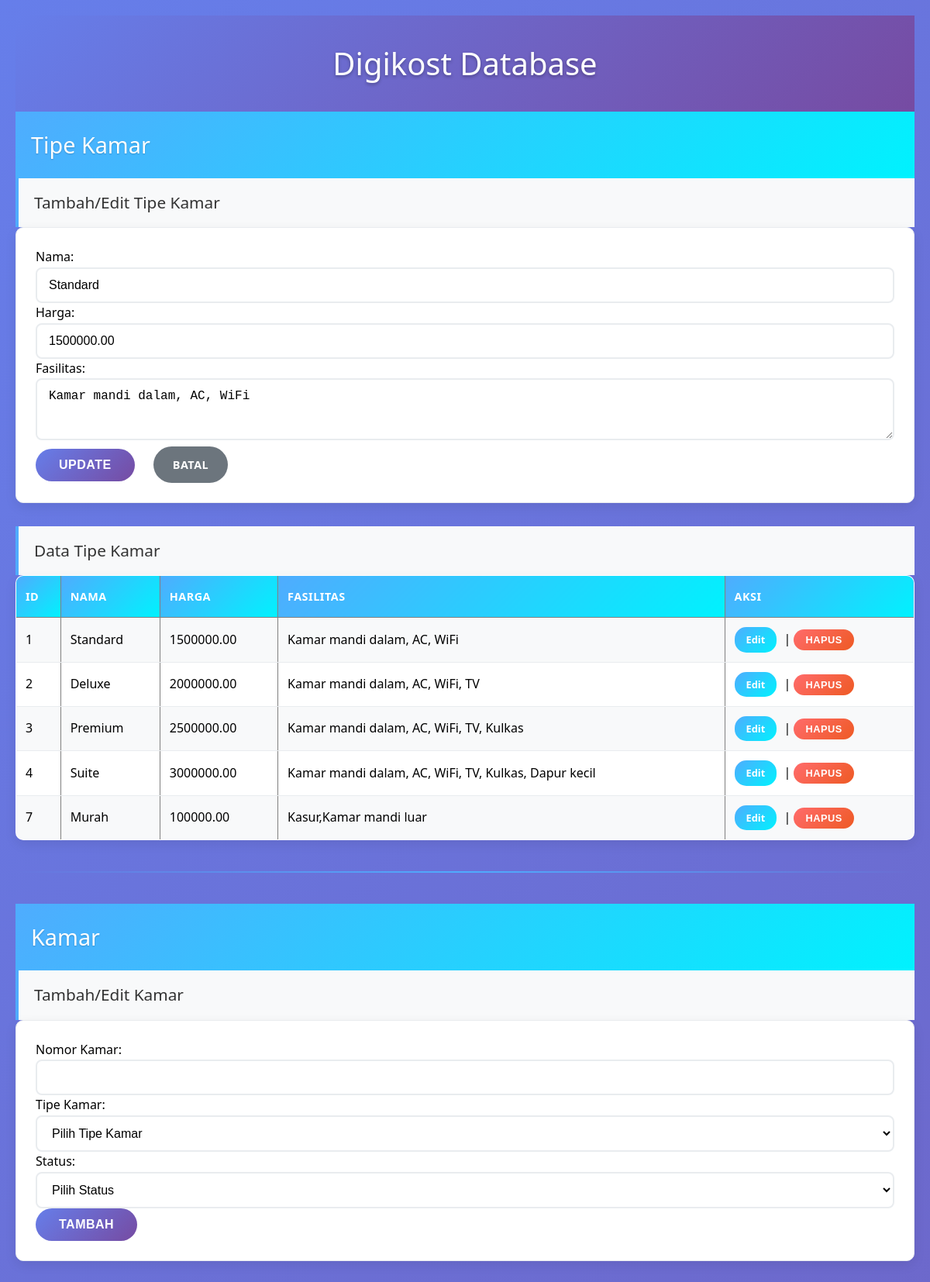
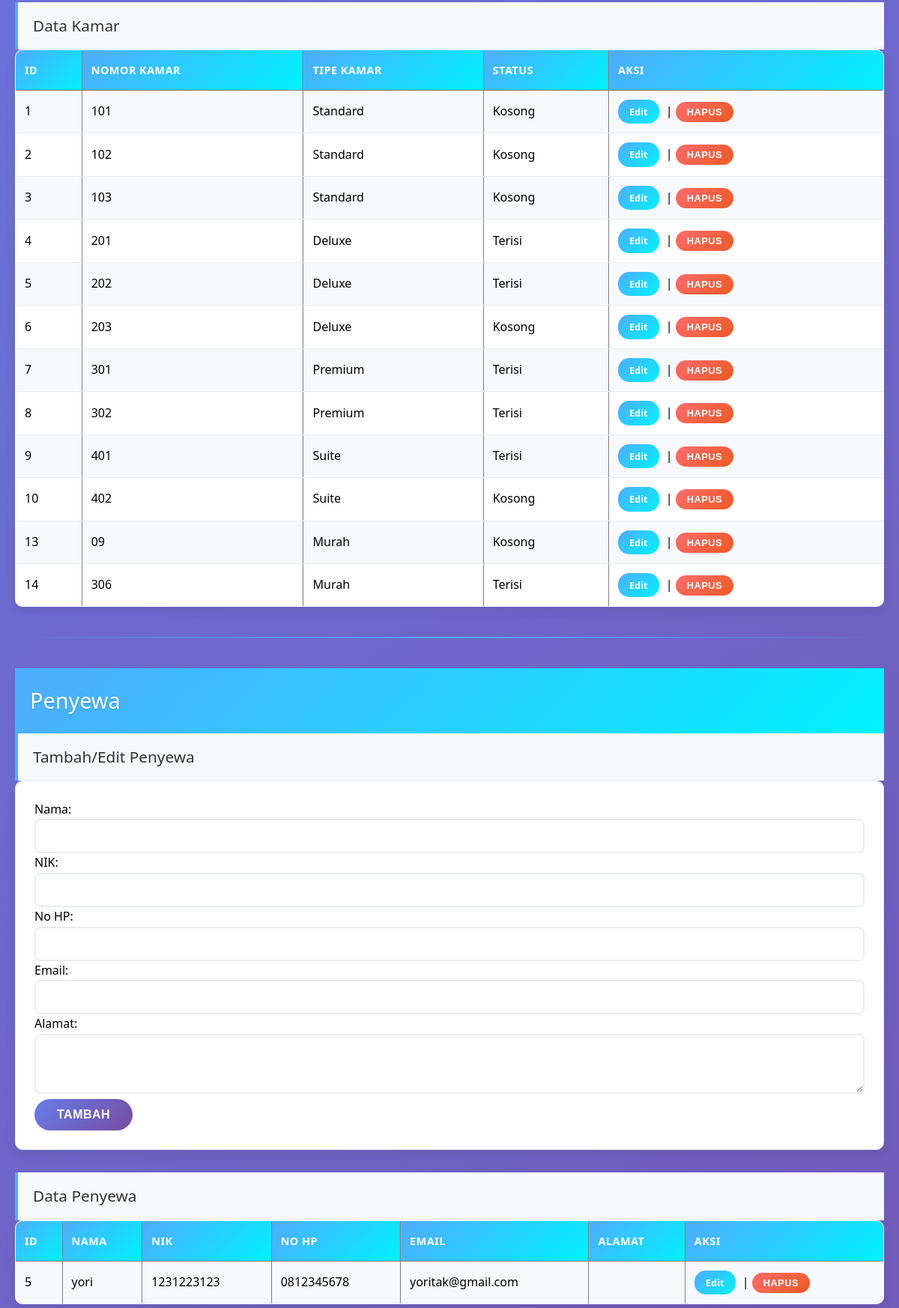
Page /?edit=1&table=tipe_kamar&id=1 (upper part) on the committed database (2 pictures, top to bottom).
### tables this page shows
CREATE TABLE `tipe_kamar` (
  `id` int(11) NOT NULL,
  `nama` varchar(50) NOT NULL,
  `harga` decimal(12,2) NOT NULL,
  `fasilitas` text DEFAULT NULL,
  `created_at` timestamp NOT NULL DEFAULT current_timestamp(),
  `updated_at` timestamp NOT NULL DEFAULT current_timestamp() ON UPDATE current_timestamp()
);

CREATE TABLE `kamar` (
  `id` int(11) NOT NULL,
  `nomor_kamar` varchar(10) NOT NULL,
  `tipe_kamar_id` int(11) NOT NULL,
  `status` enum('Kosong','Terisi') DEFAULT 'Kosong',
  `created_at` timestamp NOT NULL DEFAULT current_timestamp(),
  `updated_at` timestamp NOT NULL DEFAULT current_timestamp() ON UPDATE current_timestamp()
);

CREATE TABLE `penyewa` (
  `id` int(11) NOT NULL,
  `nama` varchar(100) NOT NULL,
  `nik` varchar(16) DEFAULT NULL,
  `no_hp` varchar(15) DEFAULT NULL,
  `email` varchar(100) DEFAULT NULL,
  `alamat` text DEFAULT NULL,
  `created_at` timestamp NOT NULL DEFAULT current_timestamp(),
  `updated_at` timestamp NOT NULL DEFAULT current_timestamp() ON UPDATE current_timestamp()
);

### index.php (the view, shortened to what this page needs)
<?php
$con = mysqli_connect("localhost", "root", "", "digikos");
$edit_data = null;
if (isset($_GET['edit']) && isset($_GET['table']) && isset($_GET['id'])) {
    $table = $_GET['table'];
    $id = $_GET['id'];
    $result = mysqli_query($con, "SELECT * FROM $table WHERE id='$id'");
    $edit_data = mysqli_fetch_assoc($result);
}
?>
<!DOCTYPE html>
<html>
<head>
    <link rel="stylesheet" href="style.css">
</head>
<body>
    <h1>Digikost Database</h1>
    <h2>Tipe Kamar</h2>
    <h3>Tambah/Edit Tipe Kamar</h3>
    <form method="POST">
        Nama: <input type="text" name="nama" value="<?= ($edit_data && $_GET['table'] == 'tipe_kamar') ? $edit_data['nama'] : '' ?>" required><br>
        Harga: <input type="number" name="harga" value="<?= ($edit_data && $_GET['table'] == 'tipe_kamar') ? $edit_data['harga'] : '' ?>" required><br>
        Fasilitas: <textarea name="fasilitas"><?= ($edit_data && $_GET['table'] == 'tipe_kamar') ? $edit_data['fasilitas'] : '' ?></textarea><br>
        <input type="submit" value="<?= ($edit_data && $_GET['table'] == 'tipe_kamar') ? 'Update' : 'Tambah' ?>">
        <?php if ($edit_data && $_GET['table'] == 'tipe_kamar'): ?>
            <a href="?">Batal</a>
        <?php endif; ?>
    </form>
    <h3>Data Tipe Kamar</h3>
    <table border="1">
        <tr>
            <th>ID</th>
            <th>Nama</th>
            <th>Harga</th>
            <th>Fasilitas</th>
            <th>Aksi</th>
        </tr>
        <?php
        $result = mysqli_query($con, "SELECT * FROM tipe_kamar");
        while($row = mysqli_fetch_assoc($result)) {
            echo "<tr>";
            echo "<td>" . $row['id'] . "</td>";
            echo "<td>" . $row['nama'] . "</td>";
            echo "<td>" . $row['harga'] . "</td>";
            echo "<td>" . $row['fasilitas'] . "</td>";
            echo "<td>
                <a href='?edit=1&table=tipe_kamar&id=" . $row['id'] . "'>Edit</a> |
                <form method='POST' style='display:inline'>
                    <input type='hidden' name='action' value='delete'>
                    <input type='hidden' name='table' value='tipe_kamar'>
                    <input type='hidden' name='id' value='" . $row['id'] . "'>
                    <input type='submit' value='Hapus' onclick='return confirm(\"Yakin hapus?\")'>
                </form>
            </td>";
            echo "</tr>";
        }
        ?>
    </table>
    <hr>
    <h2>Kamar</h2>
    <h3>Tambah/Edit Kamar</h3>
    <form method="POST">
        Nomor Kamar: <input type="text" name="nomor_kamar" value="<?= ($edit_data && $_GET['table'] == 'kamar') ? $edit_data['nomor_kamar'] : '' ?>" required><br>
        Tipe Kamar:
        <select name="tipe_kamar_id" required>
            <option value="">Pilih Tipe Kamar</option>
        </select><br>
        Status:
        <select name="status" required>
            <option value="">Pilih Status</option>
        </select><br>
        <input type="submit" value="<?= ($edit_data && $_GET['table'] == 'kamar') ? 'Update' : 'Tambah' ?>">
    </form>
    <h3>Data Kamar</h3>
    <table border="1">
        <tr>
            <th>ID</th>
            <th>Nomor Kamar</th>
            <th>Tipe Kamar</th>
            <th>Status</th>
            <th>Aksi</th>
        </tr>
        <?php
        $result = mysqli_query($con, "SELECT k.*, tk.nama as tipe_nama FROM kamar k LEFT JOIN tipe_kamar tk ON k.tipe_kamar_id = tk.id");
        while($row = mysqli_fetch_assoc($result)) {
            echo "<tr>";
            echo "<td>" . $row['id'] . "</td>";
            echo "<td>" . $row['nomor_kamar'] . "</td>";
            echo "<td>" . $row['tipe_nama'] . "</td>";
            echo "<td>" . $row['status'] . "</td>";
            echo "<td>
                <a href='?edit=1&table=kamar&id=" . $row['id'] . "'>Edit</a> |
                <form method='POST' style='display:inline'>
                    <input type='hidden' name='action' value='delete'>
                    <input type='hidden' name='table' value='kamar'>
                    <input type='hidden' name='id' value='" . $row['id'] . "'>
                    <input type='submit' value='Hapus' onclick='return confirm(\"Yakin hapus?\")'>
                </form>
            </td>";
            echo "</tr>";
        }
        ?>
    </table>
    <hr>
    <h2>Penyewa</h2>
    <h3>Tambah/Edit Penyewa</h3>
    <form method="POST">
        Nama: <input type="text" name="nama" value="<?= ($edit_data && $_GET['table'] == 'penyewa') ? $edit_data['nama'] : '' ?>" required><br>
        NIK: <input type="text" name="nik" value="<?= ($edit_data && $_GET['table'] == 'penyewa') ? $edit_data['nik'] : '' ?>" required><br>
        No HP: <input type="text" name="no_hp" value="<?= ($edit_data && $_GET['table'] == 'penyewa') ? $edit_data['no_hp'] : '' ?>" required><br>
        Email: <input type="email" name="email" value="<?= ($edit_data && $_GET['table'] == 'penyewa') ? $edit_data['email'] : '' ?>" required><br>
        Alamat: <textarea name="alamat"><?= ($edit_data && $_GET['table'] == 'penyewa') ? $edit_data['alamat'] : '' ?></textarea><br>
        <input type="submit" value="<?= ($edit_data && $_GET['table'] == 'penyewa') ? 'Update' : 'Tambah' ?>">
    </form>
    <h3>Data Penyewa</h3>
    <table border="1">
        <tr>
            <th>ID</th>
            <th>Nama</th>
            <th>NIK</th>
            <th>No HP</th>
            <th>Email</th>
            <th>Alamat</th>
            <th>Aksi</th>
        </tr>
        <?php
        $result = mysqli_query($con, "SELECT * FROM penyewa");
        while($row = mysqli_fetch_assoc($result)) {
            echo "<tr>";
            echo "<td>" . $row['id'] . "</td>";
            echo "<td>" . $row['nama'] . "</td>";
            echo "<td>" . $row['nik'] . "</td>";
            echo "<td>" . $row['no_hp'] . "</td>";
            echo "<td>" . $row['email'] . "</td>";
            echo "<td>" . $row['alamat'] . "</td>";
            echo "<td>
                <a href='?edit=1&table=penyewa&id=" . $row['id'] . "'>Edit</a> |
                <form method='POST' style='display:inline'>
                    <input type='hidden' name='action' value='delete'>
                    <input type='hidden' name='table' value='penyewa'>
                    <input type='hidden' name='id' value='" . $row['id'] . "'>
                    <input type='submit' value='Hapus' onclick='return confirm(\"Yakin hapus?\")'>
                </form>
            </td>";
            echo "</tr>";
        }
        ?>
    </table>
</body>
</html>

### style.css (style rules this page uses)
* { margin: 0; padding: 0; box-sizing: border-box; }
body { font-family: 'Segoe UI', Tahoma, Geneva, Verdana, sans-serif; background: linear-gradient(135deg, #667eea 0%, #764ba2 100%); min-height: 100vh; padding: 20px; line-height: 1.6; }
h1 { background: linear-gradient(135deg, #667eea 0%, #764ba2 100%); color: white; text-align: center; padding: 30px; margin: 0; font-size: 2.5rem; font-weight: 300; text-shadow: 0 2px 4px rgba(0, 0, 0, 0.3); }
h2 { background: linear-gradient(135deg, #4facfe 0%, #00f2fe 100%); color: white; padding: 20px; margin: 30px 0 0 0; font-size: 1.8rem; font-weight: 400; text-shadow: 0 1px 2px rgba(0, 0, 0, 0.2); }
h2:first-of-type { margin-top: 0; }
h3 { color: #333; padding: 15px 20px; margin: 0; font-size: 1.3rem; font-weight: 500; background: #f8f9fa; border-left: 4px solid #4facfe; }
form { background: white; padding: 25px; margin-bottom: 30px; border-radius: 10px; box-shadow: 0 5px 15px rgba(0, 0, 0, 0.08); border: 1px solid #e9ecef; }
input[type="text"], input[type="email"], input[type="number"], input[type="date"], select, textarea { width: 100%; padding: 12px 15px; border: 2px solid #e9ecef; border-radius: 8px; font-size: 1rem; transition: all 0.3s ease; background: #fff; }
textarea { resize: vertical; min-height: 80px; }
input[type="submit"] { background: linear-gradient(135deg, #667eea 0%, #764ba2 100%); color: white; padding: 12px 30px; border: none; border-radius: 25px; cursor: pointer; font-size: 1rem; font-weight: 600; transition: all 0.3s ease; text-transform: uppercase; letter-spacing: 0.5px; margin-right: 10px; }
a { color: #4facfe; text-decoration: none; font-weight: 600; transition: all 0.3s ease; }
form a { background: #6c757d; color: white; padding: 12px 25px; border-radius: 25px; text-decoration: none; display: inline-block; margin-left: 10px; font-size: 0.9rem; text-transform: uppercase; letter-spacing: 0.5px; transition: all 0.3s ease; }
table { width: 100%; border-collapse: collapse; background: white; border-radius: 10px; overflow: hidden; box-shadow: 0 5px 15px rgba(0, 0, 0, 0.08); margin-bottom: 30px; }
th { background: linear-gradient(135deg, #4facfe 0%, #00f2fe 100%); color: white; padding: 15px 12px; text-align: left; font-weight: 600; font-size: 0.9rem; text-transform: uppercase; letter-spacing: 0.5px; }
td { padding: 12px; border-bottom: 1px solid #e9ecef; vertical-align: middle; }
tr:nth-child(even) { background: #f8f9fa; }
td form { display: inline-block; margin: 0; padding: 0; background: none; box-shadow: none; border: none; }
td input[type="submit"] { background: linear-gradient(135deg, #ff6b6b, #ee5a24); padding: 6px 15px; font-size: 0.8rem; margin: 0; border-radius: 15px; }
td a { background: linear-gradient(135deg, #4facfe 0%, #00f2fe 100%); color: white; padding: 6px 15px; border-radius: 15px; text-decoration: none; font-size: 0.8rem; font-weight: 600; display: inline-block; margin-right: 5px; transition: all 0.3s ease; }
hr { border: none; height: 2px; background: linear-gradient(90deg, transparent, #4facfe, transparent); margin: 40px 0; }
form { animation: fadeIn 0.4s ease-out; }
table { animation: fadeIn 0.5s ease-out; }

### rows in the picture
tipe_kamar: nama "Standard", harga "1500000.00", fasilitas "Kamar mandi dalam, AC, WiFi", id "1"
tipe_kamar: id "2", nama "Deluxe", harga "2000000.00", fasilitas "Kamar mandi dalam, AC, WiFi, TV"
tipe_kamar: id "3", nama "Premium", harga "2500000.00", fasilitas "Kamar mandi dalam, AC, WiFi, TV, Kulkas"
tipe_kamar: id "4", nama "Suite", harga "3000000.00", fasilitas "Kamar mandi dalam, AC, WiFi, TV, Kulkas, Dapur kecil"
tipe_kamar: id "7", nama "Murah", harga "100000.00", fasilitas "Kasur,Kamar mandi luar"
kamar: id "1", nomor_kamar "101", tipe_kamar.nama "Standard", status "Kosong"
kamar: id "2", nomor_kamar "102", tipe_kamar.nama "Standard", status "Kosong"
kamar: id "3", nomor_kamar "103", tipe_kamar.nama "Standard", status "Kosong"
kamar: id "4", nomor_kamar "201", tipe_kamar.nama "Deluxe", status "Terisi"
kamar: id "5", nomor_kamar "202", tipe_kamar.nama "Deluxe", status "Terisi"
kamar: id "6", nomor_kamar "203", tipe_kamar.nama "Deluxe", status "Kosong"
kamar: id "7", nomor_kamar "301", tipe_kamar.nama "Premium", status "Terisi"
kamar: id "8", nomor_kamar "302", tipe_kamar.nama "Premium", status "Terisi"
kamar: id "9", nomor_kamar "401", tipe_kamar.nama "Suite", status "Terisi"
kamar: id "10", nomor_kamar "402", tipe_kamar.nama "Suite", status "Kosong"
kamar: id "13", nomor_kamar "09", tipe_kamar.nama "Murah", status "Kosong"
kamar: id "14", nomor_kamar "306", tipe_kamar.nama "Murah", status "Terisi"
penyewa: id "5", nama "yori", nik "1231223123", no_hp "0812345678", email "yoritak@gmail.com"
